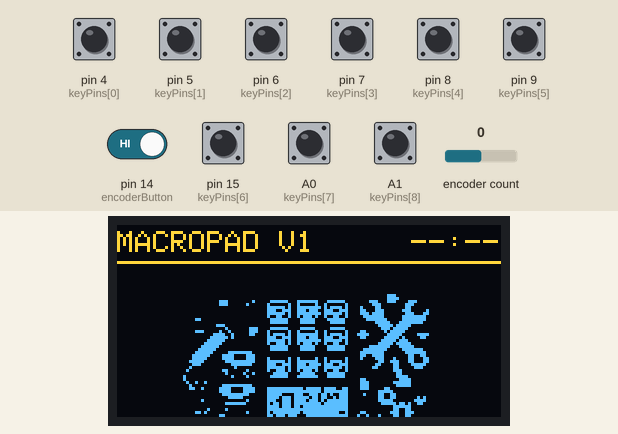
Bench run of a sketch on a simulated SparkFun Pro Micro, built with avr-gcc and run on an emulated ATmega32U4. Parts: 128×64 one-colour display. Inputs (shaded band) come from the test bench; at power-on: A0 (keyPins[7]), A1 (keyPins[8]), pin 4 (keyPins[0]), pin 5 (keyPins[1]), pin 6 (keyPins[2]), pin 7 (keyPins[3]), pin 8 (keyPins[4]), pin 9 (keyPins[5]), pin 14 (encoderButton), pin 15 (keyPins[6]) HIGH, encoder count 0. The OLED is the two-colour kind (top 16 rows yellow); USB keyboard and mouse output is not drawn; what the sketch prints to the serial monitor is not drawn.

Above: at 4.5 s.
4.6 s: encoder count set to 1
At 5.8 s:
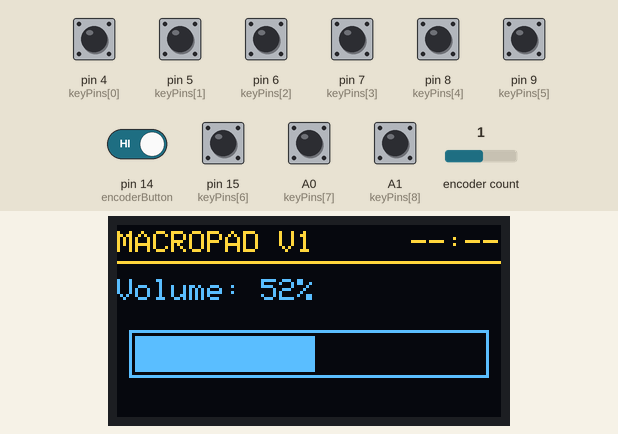
7.6 s: pin 4 (keyPins[0]) pulled LOW for 0.15 s
At 8.2 s:
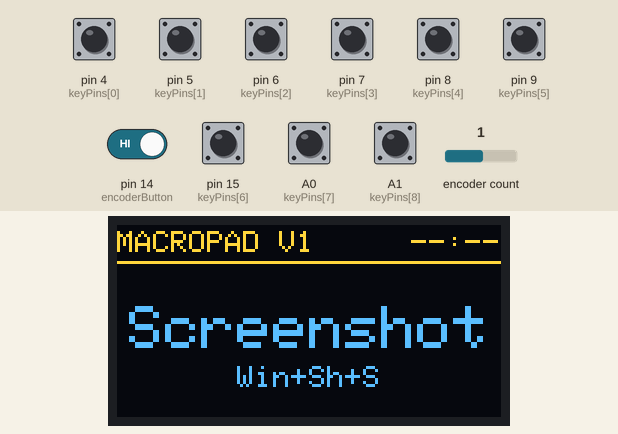
10.7 s: pin 5 (keyPins[1]) pulled LOW for 0.15 s
At 11.7 s:
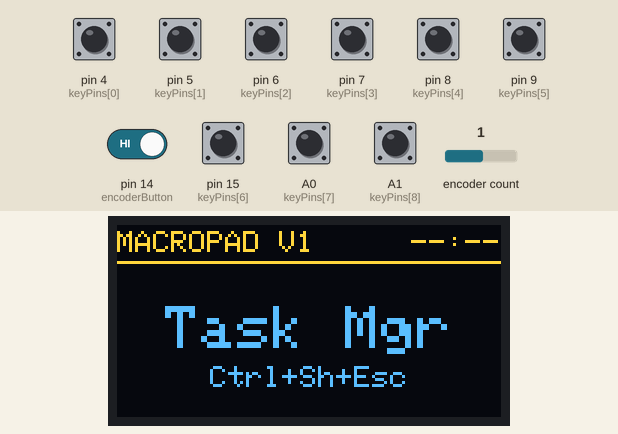
13.8 s: pin 6 (keyPins[2]) pulled LOW for 0.15 s
At 15.2 s:
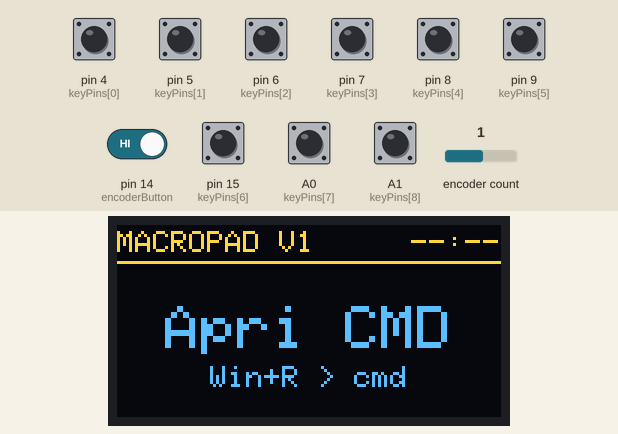
16.9 s: pin 7 (keyPins[3]) pulled LOW for 0.15 s
At 18.2 s:
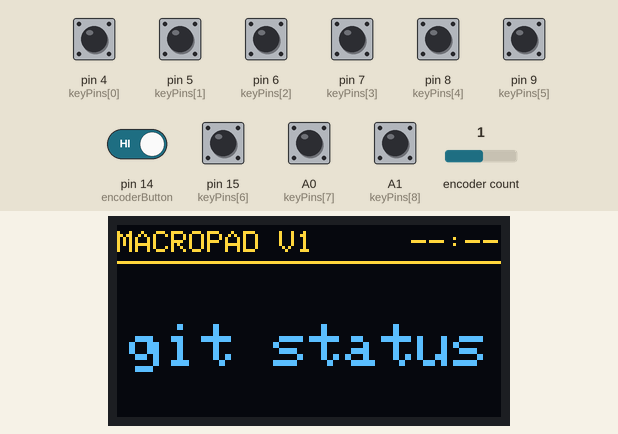
20.0 s: pin 8 (keyPins[4]) pulled LOW for 0.15 s
At 21.6 s:
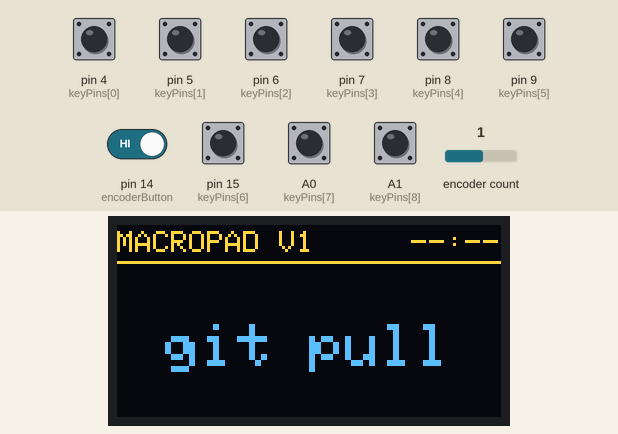
Timing chart, 0 to 23.1 s (numbered marks = the images above; inputs shaded):
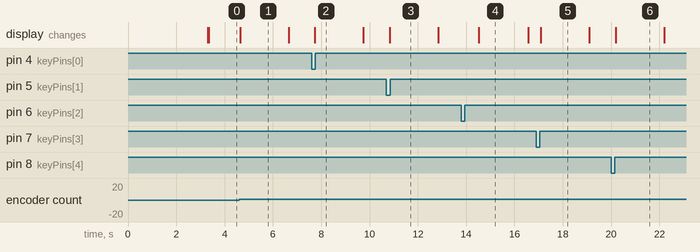

Measured:
- after the input at 4.6 s, the display: changes at once (image 1)
- after the input at 7.6 s, the display: changes after 0.14 s (image 2)
- after the input at 10.7 s, the display: changes after 0.14 s (image 3)
- after the input at 13.8 s, the display: changes after 0.73 s (image 4)
- after the input at 16.9 s, the display: changes after 0.19 s (image 5)
- after the input at 20.0 s, the display: changes after 0.19 s (image 6)
- what the display in image 1 shows lasts 2.0 s, from 4.6 s to 6.6 s

The sketch:

macropadDIY.ino
```cpp
// ============================================
// MACROPAD DIY V1 - Sketch finale con macro
// Arduino Pro Micro (ATmega32U4)
// ============================================
// PINOUT:
//   Encoder CLK  -> Pin 0 (TX)  (interrupt hardware)
//   Encoder DT   -> Pin 1 (RX)  (interrupt hardware)
//   Encoder SW   -> Pin 14
//   Display SDA  -> Pin 2
//   Display SCL  -> Pin 3
//   Tasti 1-9    -> Pin 4,5,6,7,8,9,15,A0,A1
// ============================================
// MACRO:
//   Tasto 1: Win+Shift+S        (Screenshot)
//   Tasto 2: Ctrl+Shift+Esc     (Task Manager)
//   Tasto 3: Win+L              (Blocca PC)
//   Tasto 4: git status         (+ Invio)
//   Tasto 5: git pull           (+ Invio)
//   Tasto 6: git commit & push  (con spazio per messaggio)
//   Tasto 7: Shift+Alt+F        (Formatta documento)
//   Tasto 8: Ctrl+Shift+F       (Cerca nei file)
//   Tasto 9: Ctrl+/             (Commenta/scommenta)
// ============================================

#include <Wire.h>
#include <Adafruit_GFX.h>
#include <Adafruit_SH110X.h>
#include <HID-Project.h>
#include <Encoder.h>

// --- SICUREZZA ---
#define STARTUP_DELAY 3000

// --- DISPLAY ---
#define I2C_ADDRESS 0x3C
#define SCREEN_WIDTH 128
#define SCREEN_HEIGHT 64
Adafruit_SH1106G display(SCREEN_WIDTH, SCREEN_HEIGHT, &Wire, -1);

#define HEADER_HEIGHT 12
#define BODY_Y (HEADER_HEIGHT + 2)
#define BODY_HEIGHT (SCREEN_HEIGHT - BODY_Y)

// --- BITMAP SFONDO 83x64 ---
const unsigned char epd_bitmap_logo [] PROGMEM = {
  0x00, 0x00, 0x00, 0x00, 0x00, 0x00, 0x00, 0x00, 0x00, 0x00, 0x00, 0x00, 0x00, 0x00, 0x00, 0x00,
  0x00, 0x00, 0x00, 0x00, 0x00, 0x00, 0x00, 0x00, 0x00, 0x00, 0x00, 0x00, 0x00, 0x00, 0x00, 0x00,
  0x00, 0x00, 0x00, 0x00, 0x00, 0x00, 0x00, 0x00, 0x00, 0x00, 0x00, 0x00, 0x00, 0x00, 0x00, 0x00,
  0x00, 0x00, 0x00, 0x00, 0x00, 0x00, 0x00, 0x00, 0x00, 0x00, 0x00, 0x00, 0x00, 0x00, 0x00, 0x00,
  0x00, 0x00, 0x00, 0x00, 0x00, 0x00, 0x00, 0x00, 0x00, 0x00, 0x00, 0x00, 0x00, 0x00, 0x00, 0x00,
  0x00, 0x00, 0x00, 0x00, 0x00, 0x00, 0x00, 0x00, 0x00, 0x00, 0x00, 0x00, 0x00, 0x00, 0x00, 0x00,
  0x00, 0x00, 0x00, 0x00, 0x00, 0x00, 0x00, 0x00, 0x00, 0x00, 0x00, 0x0e, 0x00, 0x00, 0x00, 0x00,
  0x00, 0x00, 0x00, 0x00, 0x00, 0x00, 0x0f, 0x00, 0x00, 0x00, 0x0e, 0x01, 0x07, 0xe3, 0xf8, 0xfc,
  0x03, 0x8e, 0x1c, 0x00, 0x00, 0x0e, 0x04, 0x08, 0x12, 0x09, 0x02, 0x01, 0xc0, 0x38, 0x00, 0x00,
  0x00, 0x00, 0x0f, 0xd3, 0xfd, 0x7a, 0x10, 0xc0, 0x30, 0x00, 0x00, 0x00, 0x00, 0x0e, 0x73, 0xb9,
  0xce, 0x18, 0xe0, 0x70, 0x40, 0x00, 0x00, 0x00, 0x0f, 0xd3, 0xfd, 0xfa, 0x1d, 0xe0, 0x38, 0xc0,
  0x00, 0x00, 0x00, 0x09, 0x92, 0xe9, 0x32, 0x0f, 0xe0, 0x7f, 0x80, 0x0c, 0x00, 0x00, 0x07, 0xe1,
  0xf0, 0xfc, 0x07, 0xf0, 0x7f, 0x80, 0x00, 0x00, 0x00, 0x07, 0xe1, 0xf0, 0x7c, 0x00, 0xf8, 0xff,
  0x00, 0x00, 0x1c, 0x00, 0x00, 0x00, 0x00, 0x00, 0x00, 0x7d, 0xf0, 0x00, 0x00, 0x02, 0x03, 0x87,
  0xe1, 0xf0, 0x7c, 0x00, 0x3b, 0xe0, 0x00, 0x0e, 0x09, 0x03, 0x88, 0x12, 0x09, 0x02, 0x18, 0x17,
  0xc0, 0x00, 0x00, 0x3c, 0x83, 0x0b, 0xd3, 0xf9, 0x7a, 0x3c, 0x0f, 0x83, 0xc0, 0x00, 0x7e, 0x80,
  0x0e, 0x73, 0xb9, 0xce, 0x18, 0x1f, 0x41, 0x80, 0x00, 0xfc, 0x00, 0x0f, 0xd3, 0xfd, 0xfa, 0x00,
  0x3e, 0xe0, 0x00, 0x01, 0xf8, 0x00, 0x09, 0xd2, 0xe9, 0x32, 0x00, 0x7d, 0xf0, 0x00, 0x03, 0xf0,
  0x00, 0x07, 0xe1, 0xf0, 0xfc, 0x03, 0xf8, 0xf8, 0x00, 0x07, 0xe0, 0x00, 0x07, 0xe1, 0xf0, 0xfc,
  0x0f, 0xf0, 0x7f, 0x00, 0x0f, 0xc1, 0xfe, 0x00, 0x00, 0x00, 0x00, 0x1f, 0xe0, 0x3f, 0x80, 0x1f,
  0x87, 0x87, 0x00, 0x00, 0x00, 0x00, 0x19, 0xe0, 0x19, 0x80, 0x1f, 0x07, 0x87, 0x08, 0x12, 0x09,
  0x02, 0x10, 0xe2, 0x18, 0xc0, 0x3e, 0x03, 0xff, 0x0f, 0xd3, 0xf9, 0x7a, 0x00, 0x67, 0x18, 0xc0,
  0x1c, 0x00, 0xfe, 0x0e, 0x73, 0xbd, 0xce, 0x00, 0xc3, 0x0f, 0x80, 0x20, 0x00, 0x40, 0x0f, 0xd3,
  0xf9, 0xfa, 0x01, 0x83, 0x07, 0x00, 0x40, 0x06, 0x04, 0x09, 0xd2, 0xe9, 0x32, 0x00, 0x03, 0x80,
  0x00, 0x00, 0x02, 0x09, 0x03, 0xe1, 0xf0, 0xfc, 0x00, 0x01, 0x80, 0x00, 0x80, 0x00, 0x84, 0x07,
  0xe3, 0xf8, 0xfc, 0x00, 0x01, 0xe0, 0x00, 0x80, 0x00, 0x00, 0x00, 0x00, 0x00, 0x00, 0x18, 0x00,
  0xf0, 0x00, 0x49, 0x00, 0x00, 0x00, 0x00, 0x00, 0x00, 0x1c, 0x03, 0xf0, 0x00, 0x20, 0x07, 0xfe,
  0x00, 0x00, 0x00, 0x00, 0x1c, 0x01, 0xf0, 0x00, 0x32, 0x0f, 0x0f, 0x0f, 0xff, 0x7d, 0xe6, 0x1c,
  0x18, 0x00, 0x00, 0x00, 0x0f, 0x0f, 0x0f, 0xff, 0xfd, 0xfe, 0x00, 0x7c, 0x00, 0x00, 0x00, 0x07,
  0xfc, 0x0f, 0x87, 0x3b, 0x4e, 0x08, 0x66, 0x00, 0x00, 0x00, 0x01, 0xf0, 0x0f, 0x77, 0xdb, 0x2e,
  0x00, 0x66, 0x02, 0x80, 0x02, 0x00, 0x04, 0x0e, 0x77, 0xba, 0xfe, 0x00, 0x7c, 0x07, 0x80, 0x00,
  0x03, 0xf8, 0x0b, 0x77, 0xfd, 0xfe, 0x00, 0x3e, 0xd3, 0x00, 0x00, 0x00, 0x00, 0x0f, 0x76, 0xff,
  0xfe, 0x00, 0x03, 0xf0, 0x00, 0x00, 0x82, 0x00, 0x0f, 0xff, 0xff, 0xfe, 0x00, 0x03, 0x30, 0x00,
  0x0d, 0x00, 0x04, 0x0b, 0xfe, 0xff, 0xf2, 0x18, 0x07, 0x38, 0x00, 0x00, 0x0c, 0x00, 0x0d, 0xdc,
  0x7f, 0xfe, 0x24, 0x43, 0x30, 0x00, 0x00, 0x0c, 0x03, 0x0e, 0xff, 0xfb, 0x72, 0x18, 0xe3, 0xf0,
  0x00, 0x00, 0x07, 0xfc, 0x0f, 0xff, 0xbb, 0x36, 0x01, 0xb0, 0xc0, 0x00, 0x00, 0x00, 0x00, 0x0f,
  0xdf, 0xfb, 0x7e, 0x01, 0xa0, 0x00, 0x00, 0x00, 0x00, 0x00, 0x0f, 0x7f, 0xfc, 0xfe, 0x00, 0xe0,
  0x00, 0x00, 0x00, 0x00, 0x00, 0x00, 0x00, 0x00, 0x00, 0x00, 0x00, 0x00, 0x00, 0x00, 0x00, 0x00,
  0x00, 0x00, 0x00, 0x00, 0x00, 0x00, 0x00, 0x00, 0x00, 0x00, 0x00, 0x00, 0x00, 0x00, 0x00, 0x00,
  0x00, 0x00, 0x00, 0x00, 0x00, 0x00, 0x00, 0x00, 0x00, 0x00, 0x00, 0x00, 0x00, 0x00, 0x00, 0x00,
  0x00, 0x00, 0x00, 0x00, 0x00, 0x00, 0x00, 0x00, 0x00, 0x00, 0x00, 0x00, 0x00, 0x00, 0x00, 0x00,
  0x00, 0x00, 0x00, 0x00, 0x00, 0x00, 0x00, 0x00, 0x00, 0x00, 0x00, 0x00, 0x00, 0x00, 0x00, 0x00,
  0x00, 0x00, 0x00, 0x00, 0x00, 0x00, 0x00, 0x00, 0x00, 0x00, 0x00, 0x00, 0x00, 0x00, 0x00, 0x00,
  0x00, 0x00, 0x00, 0x00, 0x00, 0x00, 0x00, 0x00, 0x00, 0x00, 0x00, 0x00, 0x00, 0x00, 0x00, 0x00
};
#define LOGO_WIDTH 83
#define LOGO_HEIGHT 64

// --- ENCODER ---
Encoder myEnc(0, 1);
const int encoderButton = 14;
long oldPosition = 0;

// --- 9 TASTI ---
const int keyPins[9] = {4, 5, 6, 7, 8, 9, 15, A0, A1};
int lastKeyState[9] = {HIGH, HIGH, HIGH, HIGH, HIGH, HIGH, HIGH, HIGH, HIGH};

// Etichette per il display (riga 1 e riga 2)
const char* keyLabel1[] = {"Screenshot", "Task Mgr", "Apri CMD", "git status", "git pull", "git commit", "Format Doc", "Cerca File", "Commenta"};
const char* keyLabel2[] = {"Win+Sh+S", "Ctrl+Sh+Esc", "Win+R > cmd", "", "", "& push", "Sh+Alt+F", "Ctrl+Sh+F", "Ctrl+/"};

// --- TIMING ---
unsigned long lastVolumeChange = 0;
unsigned long lastMutePress = 0;
unsigned long lastButtonPress = 0;
unsigned long lastActivityTime = 0;
unsigned long lastDisplayRefresh = 0;

const unsigned long volumeCooldown = 50;
const unsigned long muteCooldown = 400;
const unsigned long buttonCooldown = 200;
const unsigned long idleTimeout = 2000;
const unsigned long displayRefreshInterval = 1000;

// --- ANTI-FLOOD ---
int volumeCommandCount = 0;
unsigned long volumeCountReset = 0;
const int maxVolPerSecond = 5;

// --- VOLUME ---
int virtualVolume = 50;
const int VOL_MIN = 0;
const int VOL_MAX = 100;
const int VOL_STEP = 2;

// --- MUTE ---
bool isMuted = false;

// --- OROLOGIO ---
int clockHours = 0;
int clockMinutes = 0;
int clockSeconds = 0;
unsigned long lastClockSync = 0;
bool clockValid = false;

// --- STATO DISPLAY ---
enum ScreenState {
  SCREEN_HOME,
  SCREEN_VOLUME,
  SCREEN_MUTE,
  SCREEN_BUTTON
};
ScreenState currentScreen = SCREEN_HOME;
bool screenNeedsUpdate = true;
int lastButtonIndex = -1;

// --- SERIAL BUFFER ---
char serialBuffer[20];
int serialIndex = 0;

// ============================================
// FUNZIONE SICURA: premi combo e rilascia tutto
// Ogni macro passa da qui per garantire il rilascio
// ============================================
void safeKeyCombo2(uint8_t k1, uint8_t k2) {
  Keyboard.press(k1);
  Keyboard.press(k2);
  delay(20);
  Keyboard.releaseAll();
  delay(20);
}

void safeKeyCombo3(uint8_t k1, uint8_t k2, uint8_t k3) {
  Keyboard.press(k1);
  Keyboard.press(k2);
  Keyboard.press(k3);
  delay(20);
  Keyboard.releaseAll();
  delay(20);
}

void safeTypeText(const char* text) {
  Keyboard.print(text);
  delay(20);
  Keyboard.releaseAll();
  delay(20);
}

void safeTypeEnter() {
  Keyboard.press(KEY_RETURN);
  delay(20);
  Keyboard.releaseAll();
  delay(20);
}

void safeTypeLeft() {
  Keyboard.press(KEY_LEFT_ARROW);
  delay(20);
  Keyboard.releaseAll();
  delay(20);
}

// ============================================
// SETUP
// ============================================
void setup() {
  delay(STARTUP_DELAY);

  for (int i = 0; i < 9; i++) {
    pinMode(keyPins[i], INPUT_PULLUP);
  }
  pinMode(encoderButton, INPUT_PULLUP);

  Consumer.begin();
  Keyboard.begin();

  myEnc.write(0);
  oldPosition = 0;

  delay(250);
  display.begin(I2C_ADDRESS, true);
  display.setRotation(2);
  display.clearDisplay();
  display.setTextColor(SH110X_WHITE);
  display.display();

  Serial.begin(9600);
  Serial.println(F("MACROPAD_V1_READY"));

  lastActivityTime = millis();
  currentScreen = SCREEN_HOME;
  screenNeedsUpdate = true;
}

// ============================================
// LOOP
// ============================================
void loop() {
  receiveTime();
  updateClock();
  handleEncoder();
  handleEncoderButton();
  handleKeys();
  handleIdleScreen();
  handlePeriodicRefresh();
  updateDisplay();
}

// ============================================
// RICEZIONE ORA
// ============================================
void receiveTime() {
  while (Serial.available() > 0) {
    char c = Serial.read();

    if (c == '\n' || c == '\r') {
      serialBuffer[serialIndex] = '\0';

      // Parsing ora: T:HH:MM:SS
      if (serialIndex >= 9 && serialBuffer[0] == 'T' && serialBuffer[1] == ':') {
        int h = (serialBuffer[2] - '0') * 10 + (serialBuffer[3] - '0');
        int m = (serialBuffer[5] - '0') * 10 + (serialBuffer[6] - '0');
        int s = (serialBuffer[8] - '0') * 10 + (serialBuffer[9] - '0');

        if (h >= 0 && h <= 23 && m >= 0 && m <= 59 && s >= 0 && s <= 59) {
          clockHours = h;
          clockMinutes = m;
          clockSeconds = s;
          lastClockSync = millis();
          clockValid = true;
          screenNeedsUpdate = true;
        }
      }

      // Parsing volume: V:xx o V:xxx
      if (serialIndex >= 3 && serialBuffer[0] == 'V' && serialBuffer[1] == ':') {
        int vol = atoi(&serialBuffer[2]);
        if (vol >= 0 && vol <= 100) {
          virtualVolume = vol;
          screenNeedsUpdate = true;
        }
      }

      serialIndex = 0;
    } else {
      if (serialIndex < 19) {
        serialBuffer[serialIndex++] = c;
      }
    }
  }
}

// ============================================
// OROLOGIO INTERNO
// ============================================
void updateClock() {
  if (!clockValid) return;

  unsigned long elapsed = millis() - lastClockSync;
  unsigned long totalSeconds = (unsigned long)clockHours * 3600UL +
                               (unsigned long)clockMinutes * 60UL +
                               (unsigned long)clockSeconds +
                               (elapsed / 1000UL);

  totalSeconds = totalSeconds % 86400UL;

  clockHours = totalSeconds / 3600;
  clockMinutes = (totalSeconds % 3600) / 60;
  clockSeconds = totalSeconds % 60;

  if (elapsed >= 1000) {
    lastClockSync = millis();
  }
}

// ============================================
// ENCODER: VOLUME
// ============================================
void handleEncoder() {
  if (millis() - volumeCountReset > 1000) {
    volumeCommandCount = 0;
    volumeCountReset = millis();
  }

  long newPosition = myEnc.read();

  if (abs(newPosition) > 20) {
    myEnc.write(0);
    oldPosition = 0;
    return;
  }

  if (abs(newPosition - oldPosition) >= 4 &&
      millis() - lastVolumeChange > volumeCooldown &&
      volumeCommandCount < maxVolPerSecond) {

    if (newPosition > oldPosition) {
      Consumer.press(MEDIA_VOLUME_UP);
      delay(10);
      Consumer.release(MEDIA_VOLUME_UP);
      virtualVolume = min(virtualVolume + VOL_STEP, VOL_MAX);
    } else {
      Consumer.press(MEDIA_VOLUME_DOWN);
      delay(10);
      Consumer.release(MEDIA_VOLUME_DOWN);
      virtualVolume = max(virtualVolume - VOL_STEP, VOL_MIN);
    }

    isMuted = false;
    volumeCommandCount++;
    lastVolumeChange = millis();
    lastActivityTime = millis();
    currentScreen = SCREEN_VOLUME;
    screenNeedsUpdate = true;

    myEnc.write(0);
    oldPosition = 0;
  }
}

// ============================================
// MUTE TOGGLE
// ============================================
void handleEncoderButton() {
  if (digitalRead(encoderButton) == LOW &&
      millis() - lastMutePress > muteCooldown) {

    Consumer.press(MEDIA_VOLUME_MUTE);
    delay(10);
    Consumer.release(MEDIA_VOLUME_MUTE);

    isMuted = !isMuted;

    lastMutePress = millis();
    lastActivityTime = millis();
    currentScreen = SCREEN_MUTE;
    screenNeedsUpdate = true;

    while (digitalRead(encoderButton) == LOW) {
      delay(10);
    }
  }
}

// ============================================
// 9 TASTI CON MACRO
// ============================================
void handleKeys() {
  for (int i = 0; i < 9; i++) {
    int reading = digitalRead(keyPins[i]);

    if (reading == LOW && lastKeyState[i] == HIGH &&
        millis() - lastButtonPress > buttonCooldown) {

      executeKey(i);

      lastButtonIndex = i;
      lastButtonPress = millis();
      lastActivityTime = millis();
      currentScreen = SCREEN_BUTTON;
      screenNeedsUpdate = true;
    }
    lastKeyState[i] = reading;
  }
}

void executeKey(int key) {
  Keyboard.releaseAll();
  delay(30);

  switch (key) {
    case 0: // Win + Shift + S
      Keyboard.press(KEY_LEFT_GUI);
      Keyboard.press(KEY_LEFT_SHIFT);
      Keyboard.press('s');
      delay(50);
      Keyboard.releaseAll();
      break;

    case 1: // Ctrl + Shift + Esc
      Keyboard.press(KEY_LEFT_CTRL);
      Keyboard.press(KEY_LEFT_SHIFT);
      Keyboard.press(KEY_ESC);
      delay(50);
      Keyboard.releaseAll();
      break;

    case 2: // Win+R -> cmd -> Invio
      Keyboard.press(KEY_LEFT_GUI);
      Keyboard.press('r');
      delay(50);
      Keyboard.releaseAll();
      delay(500); // aspetta che si apra Esegui
      Keyboard.print("cmd");
      delay(50);
      Keyboard.press(KEY_RETURN);
      delay(30);
      Keyboard.releaseAll();
      break;

    case 3: // git status + Invio
      Keyboard.print("git status");
      delay(50);
      Keyboard.press(KEY_RETURN);
      delay(30);
      Keyboard.releaseAll();
      break;

    case 4: // git pull + Invio
      Keyboard.print("git pull");
      delay(50);
      Keyboard.press(KEY_RETURN);
      delay(30);
      Keyboard.releaseAll();
      break;

    case 5: // git commit & push con cursore tra virgolette
      Keyboard.print("git add . && git commit -m \"\" && git push");
      delay(100);
      // 13 posizioni a sinistra per arrivare tra le virgolette
      for (int j = 0; j < 13; j++) {
        Keyboard.press(KEY_LEFT_ARROW);
        delay(30);
        Keyboard.releaseAll();
        delay(30);
      }
      break;

    case 6: // Shift + Alt + F
      Keyboard.press(KEY_LEFT_SHIFT);
      Keyboard.press(KEY_LEFT_ALT);
      Keyboard.press('f');
      delay(50);
      Keyboard.releaseAll();
      break;

    case 7: // Ctrl + Shift + F
      Keyboard.press(KEY_LEFT_CTRL);
      Keyboard.press(KEY_LEFT_SHIFT);
      Keyboard.press('f');
      delay(50);
      Keyboard.releaseAll();
      break;

    case 8: // Ctrl + /
      Keyboard.press(KEY_LEFT_CTRL);
      Keyboard.press('/');
      delay(50);
      Keyboard.releaseAll();
      break;
  }

  delay(30);
  Keyboard.releaseAll();
}

// ============================================
// IDLE -> HOME
// ============================================
void handleIdleScreen() {
  if (currentScreen != SCREEN_HOME &&
      millis() - lastActivityTime > idleTimeout) {
    currentScreen = SCREEN_HOME;
    screenNeedsUpdate = true;
  }
}

// ============================================
// REFRESH PERIODICO
// ============================================
void handlePeriodicRefresh() {
  if (millis() - lastDisplayRefresh >= displayRefreshInterval) {
    lastDisplayRefresh = millis();
    screenNeedsUpdate = true;
  }
}

// ============================================
// DISPLAY
// ============================================
void updateDisplay() {
  if (!screenNeedsUpdate) return;
  screenNeedsUpdate = false;

  display.clearDisplay();
  drawHeader();
  display.drawLine(0, HEADER_HEIGHT, SCREEN_WIDTH - 1, HEADER_HEIGHT, SH110X_WHITE);

  switch (currentScreen) {
    case SCREEN_HOME:
      drawHomeScreen();
      break;
    case SCREEN_VOLUME:
      drawVolumeBody();
      break;
    case SCREEN_MUTE:
      drawMuteBody();
      break;
    case SCREEN_BUTTON:
      drawButtonBody();
      break;
  }

  display.display();
}

// --- HEADER ---
void drawHeader() {
  display.setTextSize(1);

  display.setCursor(0, 2);
  display.print(F("MACROPAD V1"));

  if (clockValid) {
    char timeStr[6];
    snprintf(timeStr, sizeof(timeStr), "%02d:%02d", clockHours, clockMinutes);
    display.setCursor(SCREEN_WIDTH - 30, 2);
    display.print(timeStr);
  } else {
    display.setCursor(SCREEN_WIDTH - 30, 2);
    display.print(F("--:--"));
  }
}

// --- HOME ---
void drawHomeScreen() {
  int imgX = (SCREEN_WIDTH - LOGO_WIDTH) / 2;
  int imgY = BODY_Y;
  display.drawBitmap(imgX, imgY, epd_bitmap_logo, LOGO_WIDTH, LOGO_HEIGHT, SH110X_WHITE);
}

// --- VOLUME ---
void drawVolumeBody() {
  int bodyCenter = BODY_Y + BODY_HEIGHT / 2;

  display.setTextSize(1);
  display.setCursor(0, BODY_Y + 4);
  display.print(F("Volume: "));
  display.print(virtualVolume);
  display.print(F("%"));

  int barX = 4;
  int barY = bodyCenter - 4;
  int barWidth = 120;
  int barHeight = 16;

  display.drawRect(barX, barY, barWidth, barHeight, SH110X_WHITE);

  int fillWidth = map(virtualVolume, 0, 100, 0, barWidth - 4);
  if (fillWidth > 0) {
    display.fillRect(barX + 2, barY + 2, fillWidth, barHeight - 4, SH110X_WHITE);
  }

  if (virtualVolume >= VOL_MAX) {
    display.setTextSize(1);
    display.setCursor(52, BODY_Y + BODY_HEIGHT - 12);
    display.print(F("MAX"));
  } else if (virtualVolume <= VOL_MIN) {
    display.setTextSize(1);
    display.setCursor(52, BODY_Y + BODY_HEIGHT - 12);
    display.print(F("MIN"));
  }
}

// --- MUTE / UNMUTE ---
void drawMuteBody() {
  int bodyCenter = BODY_Y + BODY_HEIGHT / 2;

  display.setTextSize(2);
  int16_t x1, y1;
  uint16_t w, h;

  if (isMuted) {
    display.getTextBounds("MUTE", 0, 0, &x1, &y1, &w, &h);
    display.setCursor((SCREEN_WIDTH - w) / 2, bodyCenter - h - 2);
    display.println(F("MUTE"));

    int cx = SCREEN_WIDTH / 2;
    int cy = bodyCenter + 10;
    display.drawLine(cx - 10, cy - 6, cx + 10, cy + 6, SH110X_WHITE);
    display.drawLine(cx - 10, cy + 6, cx + 10, cy - 6, SH110X_WHITE);
  } else {
    display.getTextBounds("UNMUTE", 0, 0, &x1, &y1, &w, &h);
    display.setCursor((SCREEN_WIDTH - w) / 2, bodyCenter - h - 2);
    display.println(F("UNMUTE"));

    int cx = SCREEN_WIDTH / 2;
    int cy = bodyCenter + 10;
    display.fillRect(cx - 8, cy - 4, 6, 8, SH110X_WHITE);
    display.fillTriangle(cx - 2, cy - 8, cx - 2, cy + 8, cx + 8, cy, SH110X_WHITE);
  }
}

// --- TASTO PREMUTO ---
void drawButtonBody() {
  if (lastButtonIndex < 0 || lastButtonIndex > 8) return;

  int bodyCenter = BODY_Y + BODY_HEIGHT / 2;

  // Nome macro grande
  display.setTextSize(2);
  int16_t x1, y1;
  uint16_t w, h;
  display.getTextBounds(keyLabel1[lastButtonIndex], 0, 0, &x1, &y1, &w, &h);

  // Se troppo largo per textSize 2, usa textSize 1
  if (w > SCREEN_WIDTH) {
    display.setTextSize(1);
    display.getTextBounds(keyLabel1[lastButtonIndex], 0, 0, &x1, &y1, &w, &h);
  }

  int y_label1 = bodyCenter - 6;
  if (strlen(keyLabel2[lastButtonIndex]) > 0) {
    y_label1 = bodyCenter - 12;
  }

  display.setCursor((SCREEN_WIDTH - w) / 2, y_label1);
  display.print(keyLabel1[lastButtonIndex]);

  // Seconda riga (shortcut) piccola
  if (strlen(keyLabel2[lastButtonIndex]) > 0) {
    display.setTextSize(1);
    display.getTextBounds(keyLabel2[lastButtonIndex], 0, 0, &x1, &y1, &w, &h);
    display.setCursor((SCREEN_WIDTH - w) / 2, bodyCenter + 8);
    display.print(keyLabel2[lastButtonIndex]);
  }
}
```
